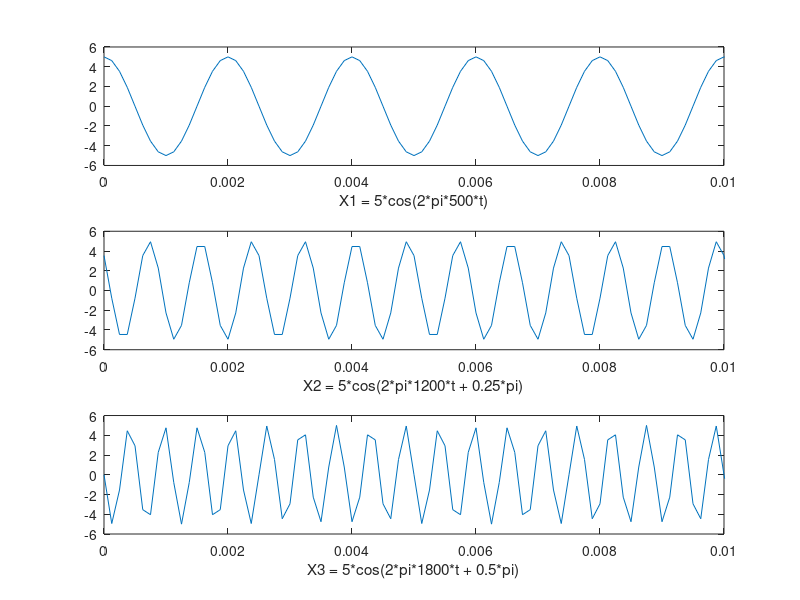
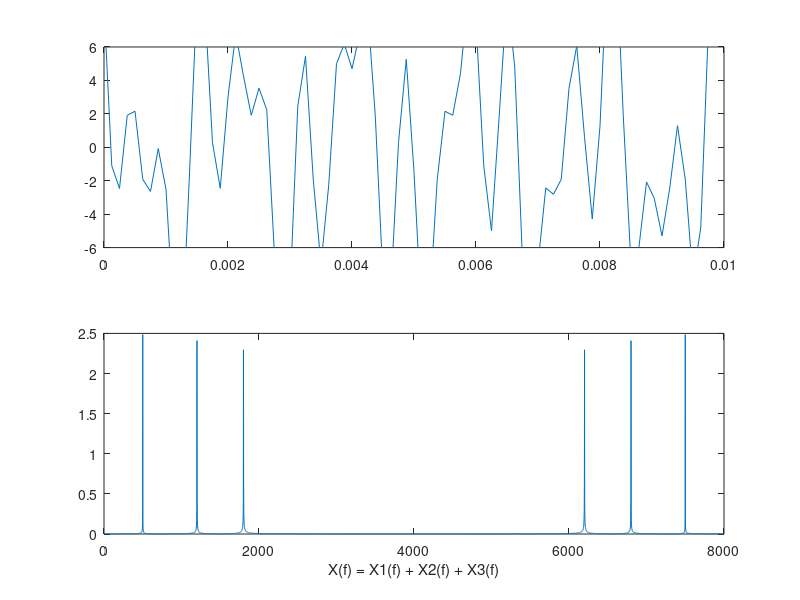

The MATLAB source for these figures, in order:
clear all;                              %a
t = 0:(1/8000):0.5;
x1 = 5*cos(2*pi*500*t);
x2 = 5*cos(2*pi*1200*t + 0.25*pi);
x3 = 5*cos(2*pi*1800*t + 0.5*pi);

subplot(3,1,1);
plot(t,x1);
xlabel('X1 = 5*cos(2*pi*500*t)');
axis([0 0.01 -6 6]);
subplot(3,1,2);
plot(t,x2);
xlabel('X2 = 5*cos(2*pi*1200*t + 0.25*pi)');
axis([0 0.01 -6 6]);
subplot(3,1,3);
plot(t,x3);
xlabel('X3 = 5*cos(2*pi*1800*t + 0.5*pi)');
axis([0 0.01 -6 6]);                    %a
%-------------------------------------------
x = x1 + x2 + x3;                       %b
figure;
subplot(2,1,1);
plot(t,x);
axis([0 0.01 -6 6]);                    %b
%-------------------------------------------
Ak = abs(fft(x)/length(x));             %c
fs = 8000;
k = 0:1:length(x)-1;
f=k*fs/length(x);
subplot(2,1,2);
plot(f,Ak);                             %c
xlabel('X(f) = X1(f) + X2(f) + X3(f)');
%-------------------------------------------
%sound(x/max(abs(x1)),8000);             %d